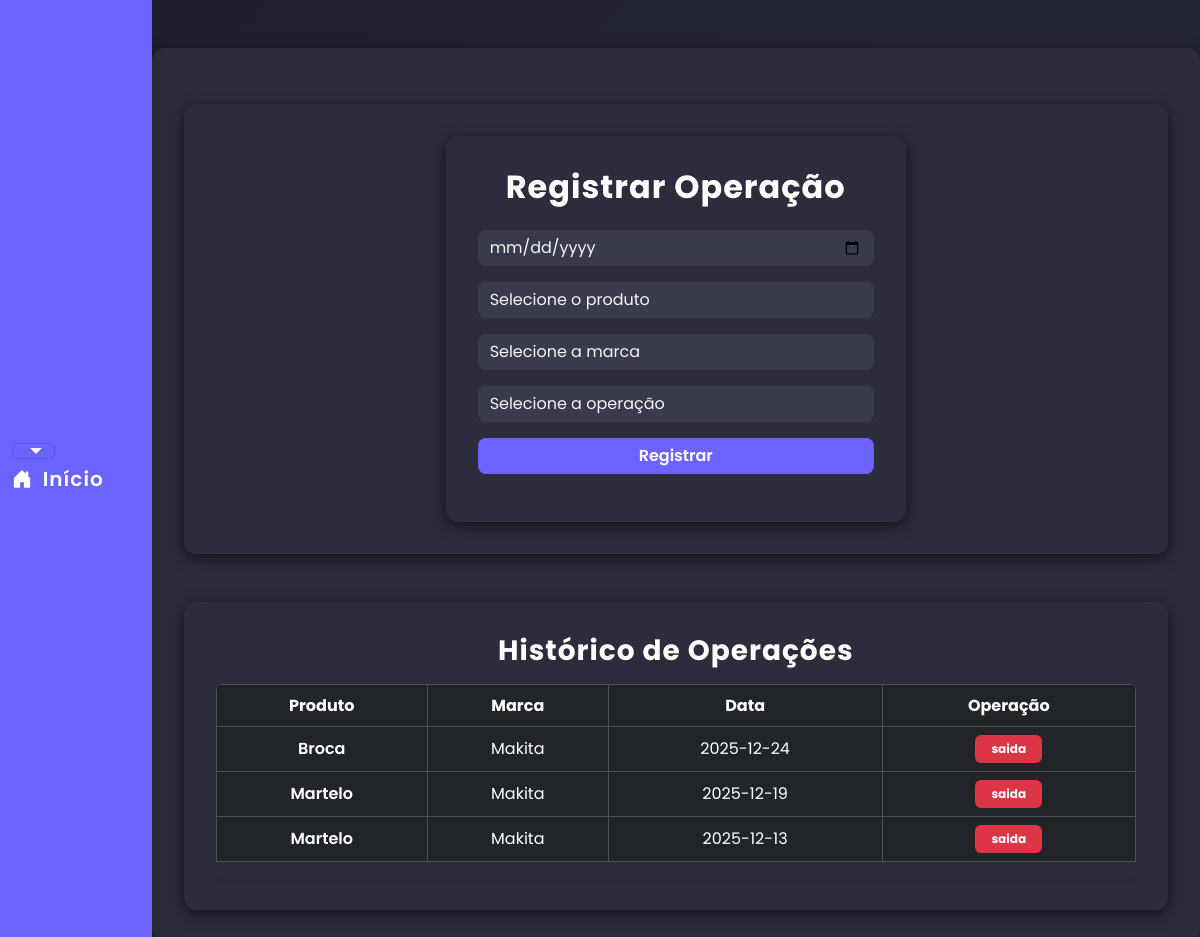
Screenshot of /Armazem/index.php?pagina=registrar (signed in) with the database file from the repository.
### tables this page shows
CREATE TABLE `compra` (
  `id` int(11) NOT NULL,
  `data` date NOT NULL,
  `produto_vendido` varchar(32) NOT NULL,
  `operacao` varchar(32) NOT NULL
);

CREATE TABLE `produto` (
  `id` int(11) NOT NULL,
  `nome` varchar(32) NOT NULL,
  `valor` float NOT NULL,
  `quantidade` int(11) NOT NULL,
  `marca` varchar(32) NOT NULL
);

### Armazem/vendas/formVendas.php (the view, shortened to what this page needs)
<?php
include('conexao.php');
?>
<div class="container mt-4">
    <div class="col-12 col-md-6 cadastro-box mx-auto">
        <h2 class="text-white fw-bold text-center mb-4">Registrar Operação</h2>
        <form action="vendas/inserirVendas.php" method="get">
            <input class="form-control mb-3" type="date" required name="data">
            <select name="produto_vendido" class="form-control mb-3" required>
                <option disabled selected>Selecione o produto</option>
            </select>
            <select name="marca" class="form-control mb-3" required>
                <option disabled selected>Selecione a marca</option>
            </select>
            <select name="operacao" class="form-control mb-3" required>
                <option disabled selected>Selecione a operação</option>
            </select>
            <button class="btn btn-custom w-100" type="submit">Registrar</button>
        </form>
    </div>
</div>
<div class="container mt-5">
    <h3 class="text-white fw-bold mb-3 text-center">Histórico de Operações</h3>
    <div class="table-responsive shadow-sm rounded">
        <table class="table table-dark table-hover table-bordered align-middle text-center">
            <thead class="table-custom">
                <tr>
                    <th>Produto</th>
                    <th>Marca</th>
                    <th>Data</th>
                    <th>Operação</th>
                </tr>
            </thead>
            <tbody>
                <?php
                $select = "SELECT c.produto_vendido, p.marca, c.data, c.operacao
                           FROM compra c
                           JOIN produto p ON c.produto_vendido = p.nome
                           ORDER BY c.data DESC";
                $result = $conn->query($select);
                if ($result->num_rows > 0) {
                    while ($compra = $result->fetch_object()) {
                        echo "<tr>
                                <td class='fw-semibold'>$compra->produto_vendido</td>
                                <td>$compra->marca</td>
                                <td>$compra->data</td>
                                <td>
                                    <span class='badge ".($compra->operacao == 'entrada' ? 'bg-success' : 'bg-danger')." px-3 py-2'>
                                        $compra->operacao
                                    </span>
                                </td>
                              </tr>";
                    }
                } else {
                    echo "<tr><td colspan='4' class='text-center text-secondary fw-semibold'>Nenhuma operação registrada</td></tr>";
                }
                ?>
            </tbody>
        </table>
    </div>
</div>

### Armazem/index.php (shortened to what this page needs)
<html lang="pt-br">
<head>
  <link href="https://cdn.jsdelivr.net/npm/bootstrap@5.3.3/dist/css/bootstrap.min.css" rel="stylesheet">
  <link href="https://cdn.jsdelivr.net/npm/bootstrap-icons@1.11.3/font/bootstrap-icons.css" rel="stylesheet">
</head>
<body class="d-flex">
  <nav class="navbar shadow">
    <div class="container-fluid">
      <button class="navbar-toggler" type="button" data-bs-toggle="collapse" data-bs-target="#navbarScroll">
        <a class="nav-link dropdown-toggle" href="#" role="button" data-bs-toggle="dropdown" aria-expanded="false">
        </a>
      </button>
      <a class="navbar-brand" href="index.php">
        <i class="bi bi-house-door-fill me-1"></i> Início
      </a>
    </div>
  </nav>
  <div class="container mt-5">
    <?php
    switch (@$_REQUEST['pagina']) {
      case 'registrar':
        include('vendas/formVendas.php');
        break;
    }
    ?>
  </div>
</body>
</html>

### Armazem/index.php (style rules this page uses)
body { font-family: 'Poppins', sans-serif; background: linear-gradient(135deg, #1e1e2f, #2a2a40); color: #f5f5f5; }
.navbar { background: #6c63ff !important; }
.navbar-brand { color: #fff !important; font-weight: 600; letter-spacing: 1px; }
.nav-link { color: #f5f5f5 !important; transition: 0.3s; }
.container { background-color: #2c2c3c; border-radius: 12px; padding: 2rem; box-shadow: 0px 4px 15px rgba(0, 0, 0, 0.6); }

### Armazem/vendas/formVendas.php (style rules this page uses)
body { font-family: 'Poppins', sans-serif; background: linear-gradient(135deg, #1e1e2f, #2a2a40); }
.cadastro-box { background-color: #2c2c3c; border-radius: 12px; padding: 2rem; box-shadow: 0px 4px 15px rgba(0, 0, 0, 0.6); }
h2, h3 { font-weight: 600; letter-spacing: 1px; }
.form-control { border-radius: 8px; background-color: #3a3a4d; border: none; color: #f5f5f5; }
.form-control::placeholder { color: #b0b0c0; }
.btn-custom { background-color: #6c63ff; border: none; border-radius: 8px; font-weight: 600; color: #fff; transition: 0.3s; }
.table-custom { background-color: #6c63ff; color: #fff; font-weight: 600; }
.table td, .table th { text-align: center; vertical-align: middle; white-space: nowrap; }
.table-responsive { max-width: 100%; overflow-x: auto; }
.container { max-width: 1200px; margin: auto; }

### rows the page displays
compra: produto_vendido "Broca", produto.marca "Makita", data "2025-12-24", operacao "saida"
compra: produto_vendido "Martelo", produto.marca "Makita", data "2025-12-19", operacao "saida"
compra: produto_vendido "Martelo", produto.marca "Makita", data "2025-12-13", operacao "saida"
